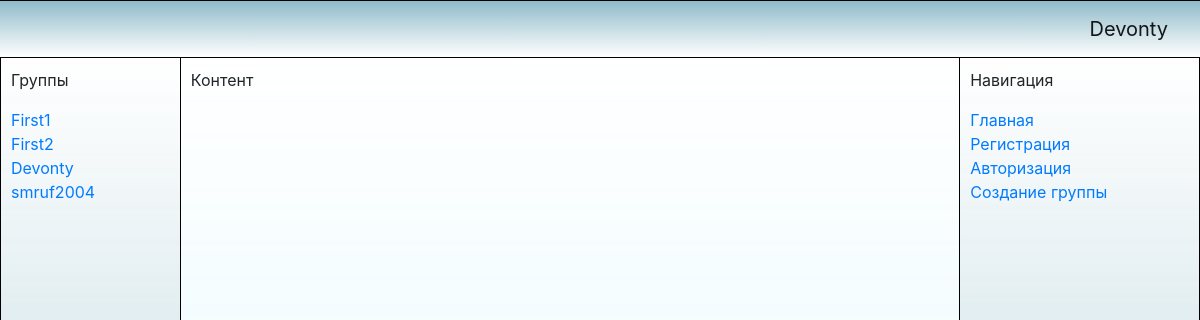
The page / (signed in) on the database its author committed.
### data/users.py (models this page shows, shortened)
class User(SqlAlchemyBase, UserMixin):
    __tablename__ = 'users'
    id = sqlalchemy.Column(sqlalchemy.Integer, primary_key=True, autoincrement=True)
    name = sqlalchemy.Column(sqlalchemy.String, unique=True)
    email = sqlalchemy.Column(sqlalchemy.String, unique=True)
    register_datetime = sqlalchemy.Column(sqlalchemy.DateTime, default=datetime.datetime.now())
    avatar_image_url = sqlalchemy.Column(sqlalchemy.String, default=URL_DEFAULT_AVATAR)
    hashed_password = sqlalchemy.Column(sqlalchemy.String)
    admin_groups_id = sqlalchemy.Column(sqlalchemy.String, default='')
    posts = orm.relation("Post")

### data/group.py (models this page shows)
class Group(SqlAlchemyBase):
    __tablename__ = 'groups'
    id = sqlalchemy.Column(sqlalchemy.Integer, primary_key=True, autoincrement=True)
    name = sqlalchemy.Column(sqlalchemy.String, unique=True)
    create_datetime = sqlalchemy.Column(sqlalchemy.DateTime, default=datetime.datetime.now())
    description = sqlalchemy.Column(sqlalchemy.String, nullable=True, default=None)
    admin = orm.relation('User')
    admin_id = sqlalchemy.Column(sqlalchemy.Integer, sqlalchemy.ForeignKey('users.id'))

### main.py (the view)
@app.route('/index', methods=['GET'])
@app.route('/', methods=['GET'])
def index():
    return render_template_moded('index.html', title='Главная страница')

### data/db_session.py (called while the page is built)
def create_session() -> Session:
    global __factory
    return __factory()

### main.py (called while the page is built)
def render_template_moded(*args, **kwargs):
    if current_user.is_authenticated:
        db_sess = db_session.create_session()
        groups_id = [i.where_id for i in db_sess.query(RelationsGroupUser).filter(
            RelationsGroupUser.who_id == current_user.id)]
        groups_id_name = [(str(i.id), str(i.name)) for i in
                          db_sess.query(Group).filter(Group.id.in_(groups_id))]
        kwargs['groups_id_name'] = groups_id_name
        logger.info(groups_id_name)
        logger.info(groups_id)
    return render_template(*args, **kwargs)

@login_manager.user_loader
def load_user(user_id):
    db_sess = db_session.create_session()
    return db_sess.query(User).get(user_id)

### templates/index.html
{% extends "base.html" %}
{% block content %}
{% if current_user.is_authenticated%}
<p>Контент</p>
{% else %}
<p>Авторизуйтесь или Зарегестрируйтесь</p>
{% endif %}
{% endblock %}
{% block header %}
{% if current_user.is_authenticated %}
<a class="navbar-brand" href="/logout">{{ current_user.name }}</a>
{% else %}
<p>
    <a class="btn btn-primary " href="/register">Зарегистрироваться</a>
    <a class="btn btn-success" href="/login">Войти</a>
</p>
{% endif %}
{% endblock %}

### templates/base.html (shortened to what this page needs)
<!doctype html>
<html lang="en">
<head>
    <link rel="stylesheet" href="..\static\css\style.css">
    <link rel="stylesheet"
          href="https://stackpath.bootstrapcdn.com/bootstrap/4.4.1/css/bootstrap.min.css"
>
</head>
<body>
<header>
    <nav class="navbar navbar-light bg-light gradient top-botton-borders">
        <a class="navbar-brand" href="#">
            {% block header %}{% endblock %}
        </a>
    </nav>
</header>
<table class="selector_table" align="left" valign="top">
    <tr>
        <td class="groups left-right-borders">
            {% block groups %}
            <p>Группы</p>
            {% if current_user.is_authenticated %}
            {% for group in groups_id_name%}
            <a href={{"/group/" + group[0]}}>{{group[1]}}</a><br>
            {% endfor %}
            {% endif %}
            {% endblock %}
        </td>
        <td class="content left-right-borders">
            {% block content %}{% endblock %}
        </td>
        <td class="navigate left-right-borders">
            {% block navigate %}
            <p>Навигация</p>
            <a href="/">Главная</a><br>
            <a href="/register">Регистрация</a><br>
            <a href="/login">Авторизация</a><br>
            <a href="/create_group">Создание группы</a><br>
            {% endblock %}
        </td>
    </tr>
</table>
</body>
</html>

### static/css/style.css (style rules this page uses)
.selector_table { width: 100%; height: 100%; height: 1000px; margin: auto; }
.gradient { background: #fefcea; background: linear-gradient(to top, #ffffff, #72aabbc7); padding: 10px; }
.left-right-borders { border-left: 1px solid black; border-right: 1px solid black; padding: 10px; align:top; vertical-align:top; }
.top-botton-borders { border-top: 1px solid black; border-bottom: 1px solid black; padding: 10px; }
td.groups { width: 15%; height: 100%; background: linear-gradient(to bottom, #ffffff, #72aabbc7); }
td.content { width: 65%; height: 100%; background: linear-gradient(to bottom, #ffffff, #c9f2ffc7); }
td.navigate { width: 20%; height: 100%; background: linear-gradient(to bottom, #ffffff, #72aabbc7); }

### rows shown on the page
User: name "Devonty"
Group: name "First1"
Group: name "First2"
Group: name "Devonty"
Group: name "smruf2004"
